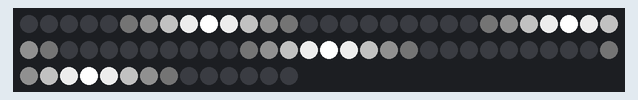
Recording of a sketch running on a simulated Arduino Uno, built with avr-gcc and run on an emulated ATmega328P. On the bench: 74 RGB LEDs in strip order, left to right, continuing on the next row.

Above: at 0.15 s.
At 4.64 s:
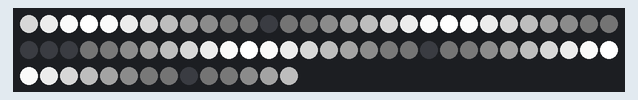
At 10.65 s:
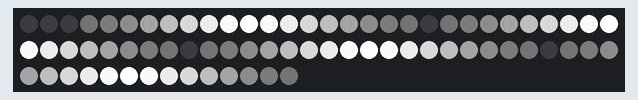
At 20.07 s:
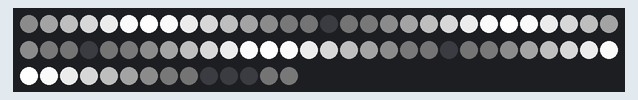
At 29.5 s:
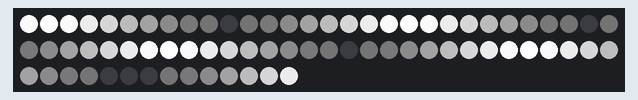
At 39.44 s:
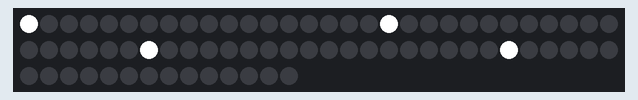

The sketch:

15_Shrink_and_grow_multiple_moving.ino
```cpp
#include<FastLED.h>

#define LED_AMOUNT        74
#define DATA_PIN          6
#define GLOBAL_BRIGHTNESS 255

#define FRAGMENT_AMOUNT   4
#define FRAGMENT_SIZE     (LED_AMOUNT / FRAGMENT_AMOUNT)
#define FRAGMENT_MIDPOINT (FRAGMENT_SIZE / 2)

CRGB leds[LED_AMOUNT];

float move = 0;

float midpoints[FRAGMENT_AMOUNT];

void setup() {
  FastLED.addLeds<NEOPIXEL, DATA_PIN>(leds, LED_AMOUNT);
  FastLED.setBrightness(GLOBAL_BRIGHTNESS);

  for(int fragment = 0; fragment < FRAGMENT_AMOUNT; fragment++){
    midpoints[fragment] = FRAGMENT_MIDPOINT + (fragment * FRAGMENT_SIZE);
  }
}

void loop() {

  FastLED.clear();

  float spread = FRAGMENT_MIDPOINT * ((sin(move) + 1) / 2);
  float step = PI / spread;


  /*
    TODO: rewrite for lesser complexity.

    Now it computes cosine for each led in each fragment.
    It can compute once and then place the computation for
    each fragment by multiplying index.
  */

  for(int fragment = 0; fragment < FRAGMENT_AMOUNT; fragment++){
    midpoints[fragment] += 0.05;

    if(midpoints[fragment] > LED_AMOUNT) midpoints[fragment] = 0;

    int pos = midpoints[fragment];

    for(int i=0; i<= spread; ++i){

      float brightness = cos(i * step);
      brightness = (brightness + 1) / 2;
      brightness *= 255;

      leds[(pos+i) % LED_AMOUNT] = CHSV(0, 0, brightness);

      if( pos - i < 0) {
        leds[pos - i + LED_AMOUNT] = CHSV(0, 0, brightness);
      }
      else leds[pos - i] = CHSV(0, 0, brightness);

    }
  }

  FastLED.show();

  move += 0.05;
}
```
